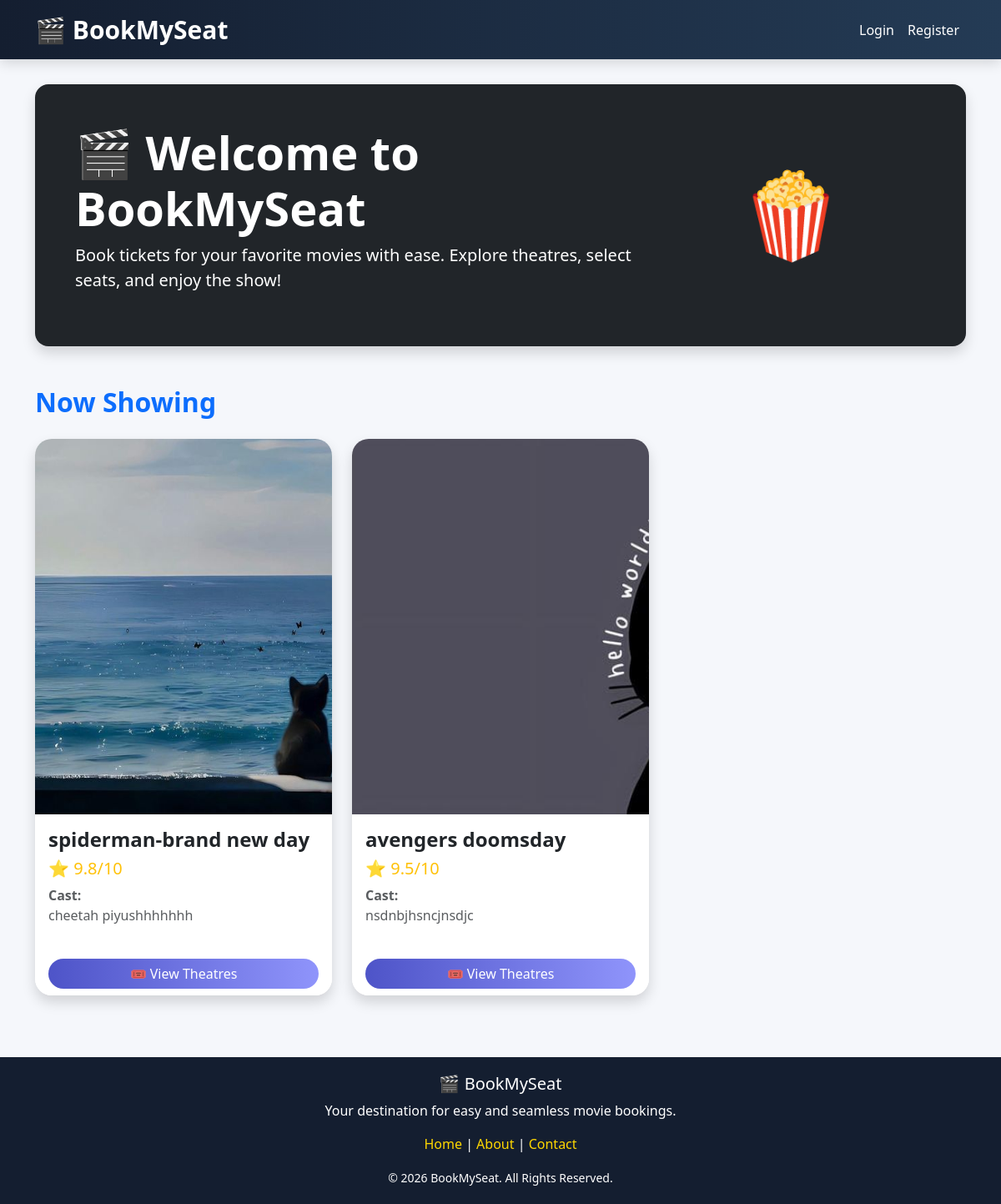
/users/, run on the app's committed database.
### movies/models.py (models this page shows, shortened)
class Movie(models.Model):
    name=models.CharField(max_length=250)
    image=models.ImageField(upload_to="movies/")
    rating=models.DecimalField(max_digits=3,decimal_places=1)
    cast=models.TextField()
    description=models.TextField(blank=True,null=True)

### users/views.py (the view)
# urls.py: 2. Add a URL to urlpatterns:  path('', views.home, name='home')
def home(request):
    movies=Movie.objects.all()
    return render(request,'home.html',{'movies':movies})

### templates/home.html (shortened to what this page needs)
{% extends "users/basic.html" %}
{% block content %}
<div class="bg-dark text-white rounded-4 p-5 mb-5 shadow">
    <div class="row align-items-center">
        <div class="col-md-8">
            <h1 class="display-4 fw-bold">🎬 Welcome to BookMySeat</h1>
            <p class="lead">
                Book tickets for your favorite movies with ease.
                Explore theatres, select seats, and enjoy the show!
            </p>
        </div>
        <div class="col-md-4 text-center">
            <h1 style="font-size:100px;">🍿</h1>
        </div>
    </div>
</div>
<h2 class="mb-4 fw-bold text-primary">Now Showing</h2>
<div class="row">
    {% for movie in movies %}
    <div class="col-lg-4 col-md-6 mb-4">
        <div class="card movie-card border-0 shadow h-100">
            <img src="{{ movie.image.url }}"
                 class="card-img-top movie-image"
                 alt="{{ movie.name }}">
            <div class="card-body">
                <h4 class="fw-bold">{{ movie.name }}</h4>
                <h5 class="text-warning">
                    ⭐ {{ movie.rating }}/10
                </h5>
                <p class="text-muted">
                    <strong>Cast:</strong><br>
                    {{ movie.cast }}
                </p>
            </div>
            <div class="card-footer bg-white border-0">
                <a href="{% url 'theatre_list' movie.id %}"
                   class="btn btn-primary w-100 rounded-pill">
                    🎟 View Theatres
                </a>
            </div>
        </div>
    </div>
    {% empty %}
    <div class="text-center">
        <h3>No Movies Available</h3>
    </div>
    {% endfor %}
</div>
{% endblock %}

### templates/users/basic.html (style rules this page uses)
body { background:#f5f7fb; min-height:100vh; display:flex; flex-direction:column; }
.card { border:none; border-radius:20px; box-shadow:0 8px 20px rgba(0,0,0,.1); }

### templates/home.html (style rules this page uses)
.movie-card { border-radius:20px; overflow:hidden; transition:0.4s; }
.movie-image { height:450px; object-fit:cover; }
.btn-primary { border:none; background:linear-gradient(90deg,#4e54c8,#8f94fb); }

### data on the page
Movie: image (picture), name "spiderman-brand new day", rating "9.8", cast "cheetah piyushhhhhhh"
Movie: image (picture), name "avengers doomsday", rating "9.5", cast "nsdnbjhsncjnsdjc"
